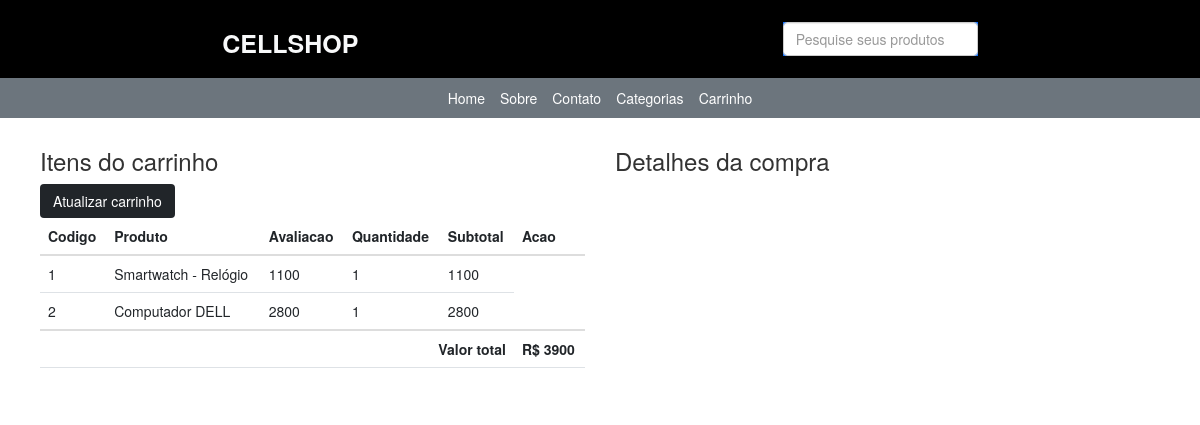
The page /checkout/ (signed in) on the database as committed earlier.
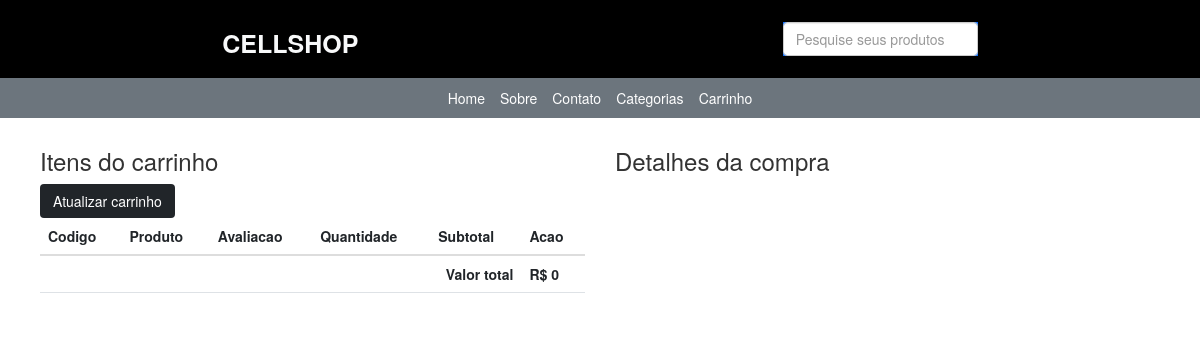
The same page on the database as committed later.
### lojaapp/models.py (models this page shows, shortened)
class CarroProduto(models.Model):
    carro = models.ForeignKey(Carro, on_delete=models.CASCADE)
    produto = models.ForeignKey(Produto, on_delete=models.CASCADE)
    avaliacao_produto = models.PositiveIntegerField()
    quantidade = models.PositiveIntegerField()
    sub_total = models.PositiveIntegerField()

class Produto(models.Model):
    titulo = models.CharField(max_length=100)
    slug = models.SlugField(unique=True, max_length=100)
    categoria = models.ForeignKey(Categoria, on_delete=models.CASCADE)
    imagem = models.ImageField(upload_to="produtos")
    preco_mercado = models.PositiveIntegerField()
    venda = models.PositiveIntegerField()
    descricao = models.TextField()
    garantia = models.CharField(max_length=100, null=True, blank=True)
    return_devolucao = models.CharField(max_length=300, null=True, blank=True)
    visualizacao = models.PositiveIntegerField(default=0)

class Carro(models.Model):
    cliente = models.ForeignKey(Cliente, on_delete=models.SET_NULL, null=True, blank=True)
    total = models.PositiveIntegerField(default=0)
    criado_em = models.DateField(auto_now_add=True)

### lojaapp/views.py (the view)
# urls.py: path("checkout/", CheckoutView.as_view(), name="checkout"),
class CheckoutView(TemplateView):
    template_name = "processar.html"
    def get_context_data(self, **kwargs):
        context = super().get_context_data(**kwargs)
        carro_id = self.request.session.get("carro_id", None)
        if carro_id:
            carro_obj = Carro.objects.get(id=carro_id)
        else:
            carro_obj = None
        context['carro'] = carro_obj
        return context

### templates/processar.html (shortened to what this page needs)
{% extends 'base.html' %} {% block content %}
<div class="container p-3">
  <div class="row">
    <div class="col-md-6">
      <h3>Itens do carrinho</h3>
      <a
        href="{% url 'lojaapp:meucarro' %}?acao=rmv"
        class="btn btn-dark text-white"
        >Atualizar carrinho
      </a>
      <table class="table">
        <thead>
          <tr>
            <th>Codigo</th>
            <th>Produto</th>
            <th>Avaliacao</th>
            <th>Quantidade</th>
            <th>Subtotal</th>
            <th>Acao</th>
          </tr>
        </thead>
        <tbody>
          {% for cp in carro.carroproduto_set.all %}
          <tr>
            <td>{{ forloop.counter }}</td>
            <td>{{ cp.produto.titulo }}</td>
            <td>{{ cp.avaliacao_produto }}</td>
            <td>{{ cp.quantidade}}</td>
            <td>{{ cp.sub_total }}</td>
          </tr>
          {% endfor %}
        </tbody>
        <tr>
          <th colspan="5" class="text-right">Valor total</th>
          <th>R$ {{carro.total}}</th>
        </tr>
      </table>
    </div>
    <div class="col-md-6">
      <h3>Detalhes da compra</h3>
    </div>
  </div>
</div>
{% endblock %}

Rows that differ between the two databases and show on the page:
removed CarroProduto: produto.titulo "Smartwatch - Relógio", avaliacao_produto "1100", quantidade "1", sub_total "1100"
removed CarroProduto: produto.titulo "Computador DELL", avaliacao_produto "2800", quantidade "1", sub_total "2800"
changed Carro: total "3900" → "0"
